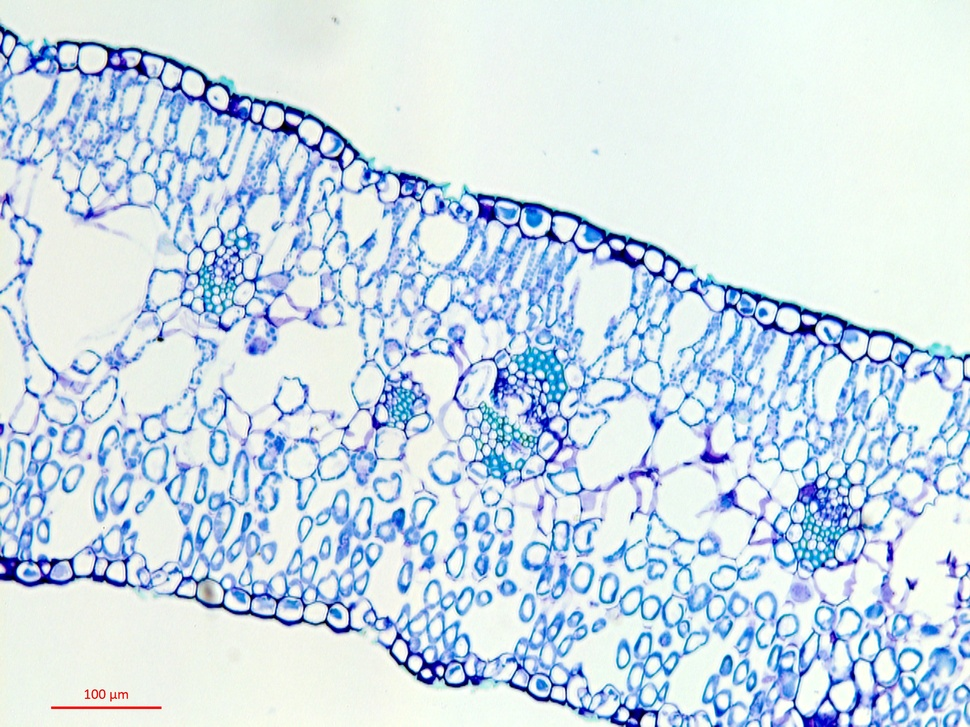
#> input picture Data/1.1_10x.jpg, 970 x 727 px, shrunk from 2584 x 1936 before the run
$ python -i circumscriptor.py   (imports and definitions only)   (older library calls are emulated)
#> lines starting #> are read from the running program, lines starting #| are printed output that depends on the picture; after the words box and inside, x2 and y2 are one past the last pixel; in counts of white or black regions, pixels touching at a corner belong together
#> in process_image, image is the input picture: shape (727, 970, 3); mean B, G, R 232.3, 220, 203.3
#!/usr/bin/env python
# coding: utf-8

# core
import sys, os, re, argparse
import numpy as np
from datetime import datetime
try: import pandas as pd
except ImportError:
    print("\n\tError: pandas is not installed/loaded")
    sys.exit()
try: from scipy import spatial
except ImportError:
    print("\n\tError: scipy is not installed/loaded")
    sys.exit()
try: from tqdm import tqdm
except ImportError:
    print("\n\tError: tqdm is not installed/loaded")
    sys.exit()
# plotting
import matplotlib.pyplot as plt
# image recognition
try: import cv2
except ImportError:
    print("\n\tError: cv2 is not installed/loaded")
    sys.exit()
try: import imutils
except ImportError:
    print("\n\tError: imutils is not installed/loaded")
    sys.exit()
try:
    import pytesseract
    from pytesseract import image_to_string
except ImportError:
    print("\n\tError: pytesseract is not installed/loaded")
    sys.exit()
try:
    import skimage.measure
    from skimage import io, data
    from skimage.util import img_as_float, img_as_ubyte
except ImportError:
    print("\n\tError: skimage is not installed/loaded")
    sys.exit()
try:
    from pathlib import Path
except ImportError:
    print("\n\tError: pathlib is not installed/loaded")
    sys.exit()

#~~~~~~~~~~~~~~~~~~~~~~~~~~~~~~~~~~~~~~~~~~~~~~~~~~~~~~~~~~~~~~~~~~~~~~~~~~~~~~~
class Vividict(dict):
    def __missing__(self, key):
        value = self[key] = type(self)() # retain local pointer to value
        return value                     # faster to return than dict lookup

#~~~~~~~~~~~~~~~~~~~~~~~~~~~~~~~~~~~~~~~~~~~~~~~~~~~~~~~~~~~~~~~~~~~~~~~~~~~~~~~
def flatten(l):
    """Flattens a list of sublists"""
    return [item for sublist in l for item in sublist]

#~~~~~~~~~~~~~~~~~~~~~~~~~~~~~~~~~~~~~~~~~~~~~~~~~~~~~~~~~~~~~~~~~~~~~~~~~~~~~~~
def flood_fill(image):
    """Flood fill from the edges."""
    mirror = image.copy()
    height, width = image.shape[:2]
    for row in range(height):
        if mirror[row, 0] == 255:
            cv2.floodFill(mirror, None, (0, row), 0)
        if mirror[row, width-1] == 255:
            cv2.floodFill(mirror, None, (width-1, row), 0)

    for col in tqdm(range(width), desc='Flooding background', leave=False):
        if mirror[0, col] == 255:
            cv2.floodFill(mirror, None, (col, 0), 0)
        if image[height-1, col] == 255:
            cv2.floodFill(mirror, None, (col, height-1), 0)

    return mirror

#~~~~~~~~~~~~~~~~~~~~~~~~~~~~~~~~~~~~~~~~~~~~~~~~~~~~~~~~~~~~~~~~~~~~~~~~~~~~~~~
# [9 lines left out: function store_evolution_in, not called in this run]

#~~~~~~~~~~~~~~~~~~~~~~~~~~~~~~~~~~~~~~~~~~~~~~~~~~~~~~~~~~~~~~~~~~~~~~~~~~~~~~~
def mcf(image, k_blur=9, C=3, blocksize=15, k_laplacian=5, k_dilate=5, k_gradient=3, k_foreground=7,
        extract_border=False, skip_flood=False, debug=False):
    """Extracts contours from an image. Can be used to extract a contour surrounding the
    entire foreground border.

    Parameters
    ----------
    image : <numpy.ndarray> Query image
    k_blur : <int> 9; blur kernel size; must be odd
    C : <int> 3; constant subtracted from mean during adaptive Gaussian smoothing
    blocksize : <int> 15; neighborhood size for calculating adaptive Gaussian threshold; must be odd
    k_laplacian : <int> 5; laplacian kernel size; must be odd
    k_dilate : <int> 5; dilation kernel size; must be odd
    k_gradient : <int> 3; gradient kernel size; must be odd
    k_foreground : <int> 7; foregound clean up kernel size; must be odd
    extract_border : <bool> False; extract background o
    debug : <bool> writes debugging information and plots each step

    Returns
    -------
    contours : <list> A list of contours"""
#> called with k_blur = 9, C = 3, blocksize = 15, k_laplacian = 5, k_dilate = 5, k_gradient = 3, k_foreground = 7, extract_border = True
    """Gray"""
    if debug: print("Gray...")
    gray = cv2.cvtColor(src = image, code=cv2.COLOR_RGB2GRAY)
    """Adaptive histogram normalization"""
    gridsize = int(min(0.01*max(image.shape[:2]), 8))
    clahe = cv2.createCLAHE(clipLimit=2.0, tileGridSize=(gridsize, gridsize))
    hequalized = clahe.apply(gray)
    """Blur"""
    if debug: print("Blur...")
    blur = cv2.GaussianBlur(src=hequalized, ksize=(k_blur, k_blur), sigmaX=2, )
    """Adaptive Gaussian threshold"""
    if debug: print("Adapt Gauss Thresh...")
    thresh = cv2.adaptiveThreshold(src=blur, maxValue=255, adaptiveMethod=cv2.ADAPTIVE_THRESH_GAUSSIAN_C, thresholdType=cv2.THRESH_BINARY, blockSize=blocksize, C=C)
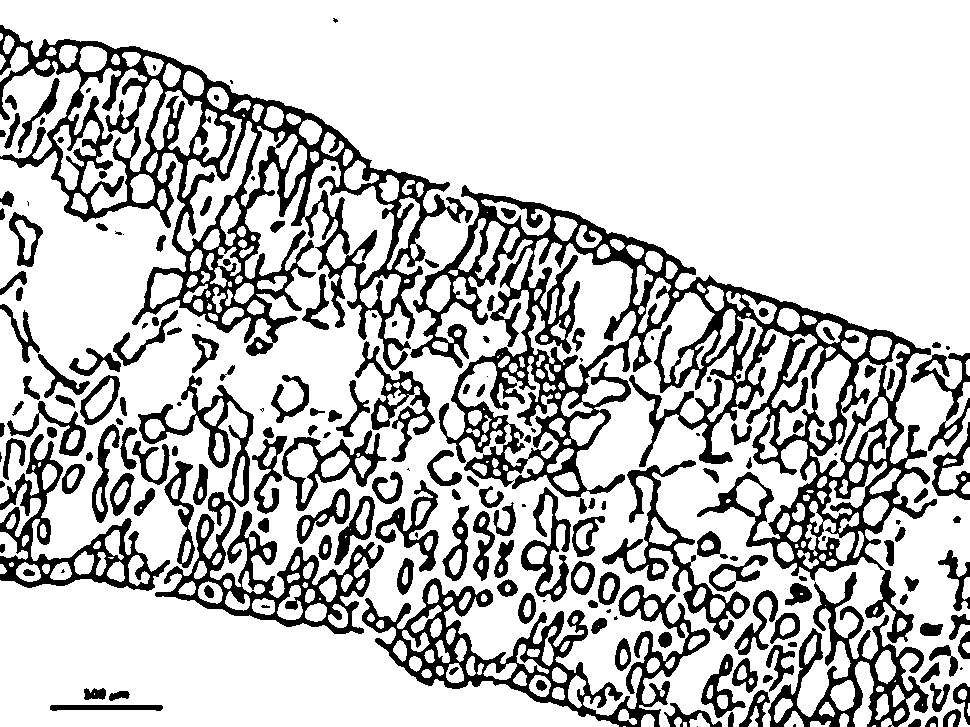
#> thresh: shape (727, 970); 77% white; 190 black regions (32 under 20 px), largest, box (x1, y1, x2, y2) and area: (410, 185, 937, 643) 45937, (0, 25, 473, 371) 32084, (362, 578, 710, 727) 11896
    """Laplacian"""
    if debug: print("Laplacian...")
    laplacian = cv2.Laplacian(src=thresh, ddepth=cv2.CV_16S, ksize=k_laplacian,)
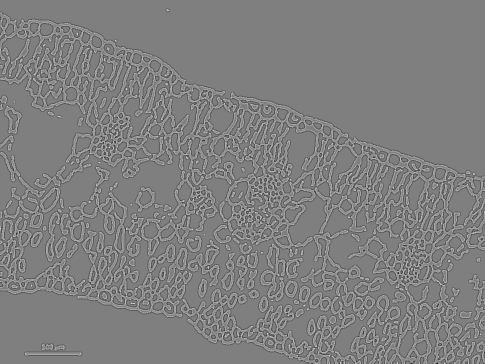
#> laplacian: shape (727, 970) int16 (shown at 1/2 size); min -14280, max 14280, mean 0; drawn with min black and max white
    """Dilate"""
    if debug: print("Dilate...")
    kernel = cv2.getStructuringElement(shape=cv2.MORPH_RECT, ksize=(k_dilate, k_dilate))
    dilate = cv2.dilate(laplacian, kernel=kernel, iterations=1)
    """Morphological gradient"""
    if debug: print("Gradient...")
    kernel = cv2.getStructuringElement(shape=cv2.MORPH_RECT, ksize=(k_gradient, k_gradient))
    gradient = cv2.morphologyEx(dilate, cv2.MORPH_GRADIENT, kernel=kernel, iterations=1)
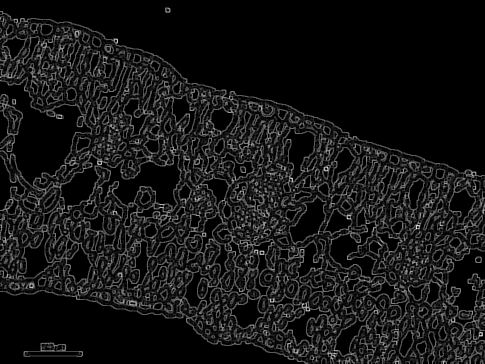
#> gradient: shape (727, 970) int16 (shown at 1/2 size); min 0, max 14280, mean 1253; drawn with min black and max white
    """Binarize"""
    if debug: print("Binarize...")
    tozero = cv2.threshold(gradient, 127, 255, cv2.THRESH_TOZERO)
    tozero = np.uint8(np.uint8(tozero[1]))
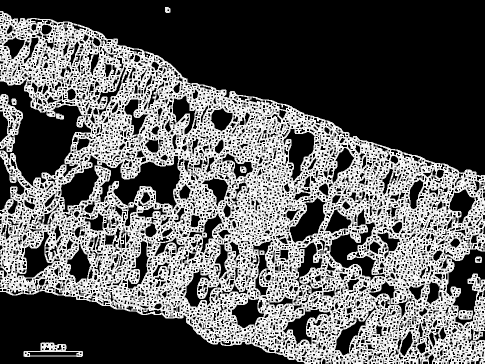
#> tozero: shape (727, 970) (shown at 1/2 size); min 0, max 254, mean 95.1
    binary = cv2.inRange(tozero, 0, 100)
#> binary: shape (727, 970); 60.9% white; 12 black regions (2 under 20 px), largest, box (x1, y1, x2, y2) and area: (0, 22, 970, 727) 271040, (0, 188, 46, 304) 2168, (47, 685, 166, 714) 1234
    # binary = cv2.threshold(np.uint8(gradient), 0, 255, cv2.THRESH_BINARY+cv2.THRESH_OTSU)

    """Foreground clean up"""
    if debug: print("Foreground...")
    kernel = cv2.getStructuringElement(cv2.MORPH_ELLIPSE, (k_foreground, k_foreground))
    foreground = cv2.morphologyEx(binary, cv2.MORPH_OPEN, kernel, iterations=1)
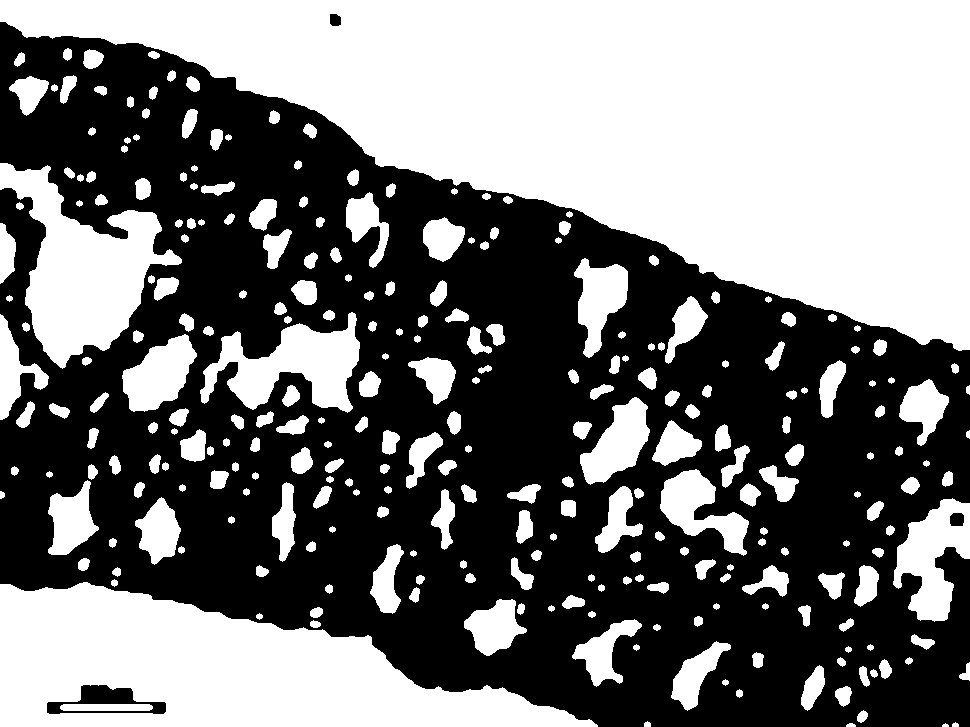
#> foreground: shape (727, 970); 47% white; 277 white regions, largest, box (x1, y1, x2, y2) and area: (0, 0, 970, 351) 178067, (0, 582, 598, 727) 50143, (0, 163, 182, 369) 16438
    foreground = cv2.morphologyEx(foreground, cv2.MORPH_CLOSE, kernel, iterations=1)
#> foreground: shape (727, 970); 47.3% white; 219 white regions (1 under 20 px), largest, box (x1, y1, x2, y2) and area: (0, 0, 970, 351) 178886, (0, 567, 598, 727) 51552, (0, 163, 182, 369) 17194
    """Flood from outside"""
    if debug: print("Flood fill...")
    if skip_flood:
        flood = foreground.copy()
    else:
        flood = flood_fill(foreground)
#> (the rest of the program and of its run is left out)
